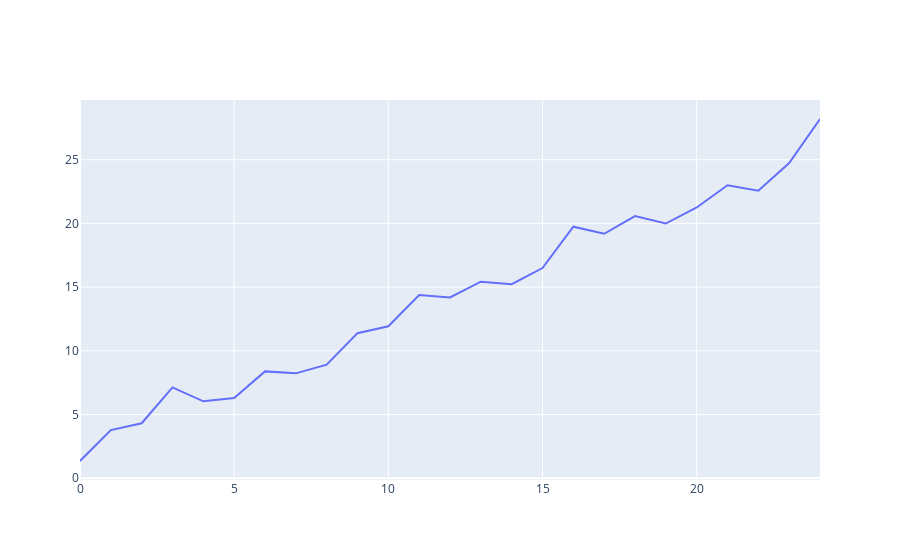

Write notebook code for a chart like this one.
### Code cell
import pandas as pd

a = pd.read_csv("./tests/test_data.csv")
fig = go.Figure(data=[go.Scatter(x=a.index, y=a["signal"], name="signal")])
fig.show()

### Figure 1 — Plotly figure (JSON) as saved in the notebook; plotly's stock layout.template omitted (floating-point values rounded to 4 significant figures)
{"data": [{"name": "signal", "type": "scatter", "x": [0, 1, 2, 3, 4, 5, 6, 7, 8, 9, 10, 11, 12, 13, 14, 15, 16, 17, 18, 19, 20, 21, 22, 23, 24], "y": [1.354, 3.777, 4.316, 7.131, 6.036, 6.305, 8.388, 8.232, 8.911, 11.39, 11.93, 14.37, 14.19, 15.43, 15.23, 16.5, 19.74, 19.19, 20.58, 19.99, 21.25, 22.99, 22.56, 24.74, 28.19]}], "layout": {}}
